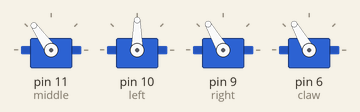
The sketch below on a simulated Arduino Uno, built with avr-gcc and run on an emulated ATmega328P. On the bench: 4 × servo.

Above: at 0.05 s.
At 2.0 s:
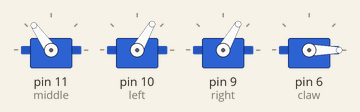
Timing chart, 0 to 4.6 s (numbered marks = the images above):
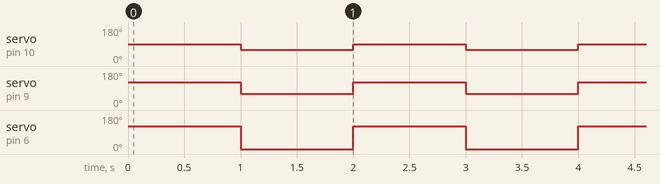

The sketch:

02_BackAndForth.ino
```cpp
#include <Servo.h>

Servo middle;
Servo left;
Servo right;
Servo claw;

static boolean PAUSE_FLAG = true;

void setup() {

  middle.attach(11);
  left.attach(10);
  right.attach(9);
  claw.attach(6);
}


void loop() {

// Now we're going to loop between two different poses.

  // Pose 1
  middle.write(125);
  left.write(90);
  right.write(120);
  claw.write(120);

  // Delay tells the arduino to pause for a set a duration in milliseconds. 1000 milliseconds = 1 second
  delay(1000);

  // Pose 2
  middle.write(125);
  left.write(60);
  right.write(60);
  claw.write(0);

  delay(1000);

  // Add your own poses and delays to make the arm do a dance!
}
```

Measured:
- by itself, servo on pin 10 (left): alternates 90° for 1.0 s and 60° for 1.0 s
- by itself, servo on pin 9 (right): alternates 120° for 1.0 s and 60° for 1.0 s
- by itself, servo on pin 6 (claw): alternates 120° for 1.0 s and 0° for 1.0 s
